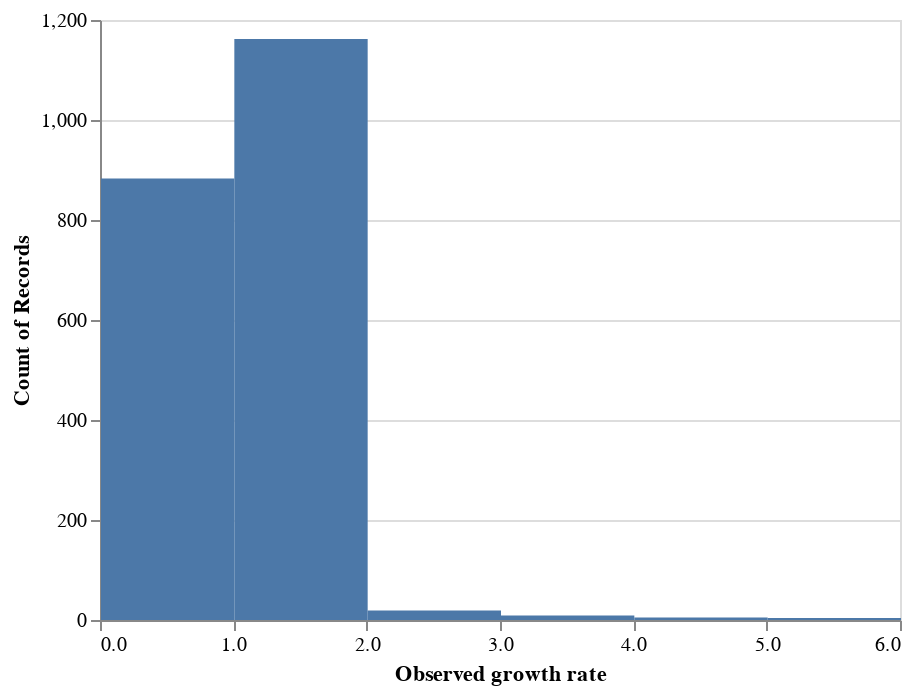

The notebook cell saved with this chart:
### Code cell
alt.Chart(large_clades).mark_rect().encode(
    x=alt.X("observed_growth_rate:Q", bin=True, title="Observed growth rate"),
    y="count()"
)

### Figure 1 — Vega-Lite specification as saved in the notebook (floating-point values rounded to 4 significant figures; data arrays with more than 128 entries replaced by an {"elided": "..."} marker saying what was removed)
{"$schema": "https://vega.github.io/schema/vega-lite/v3.3.0.json", "config": {"mark": {"tooltip": null}, "view": {"height": 300, "width": 400}}, "data": {"name": "data-c9f8b9b6e0eb5ba3d744773ae30dec5e"}, "datasets": {"data-c9f8b9b6e0eb5ba3d744773ae30dec5e": {"elided": "2082 records"}}, "encoding": {"x": {"bin": true, "field": "observed_growth_rate", "title": "Observed growth rate", "type": "quantitative"}, "y": {"aggregate": "count", "type": "quantitative"}}, "mark": "rect"}
